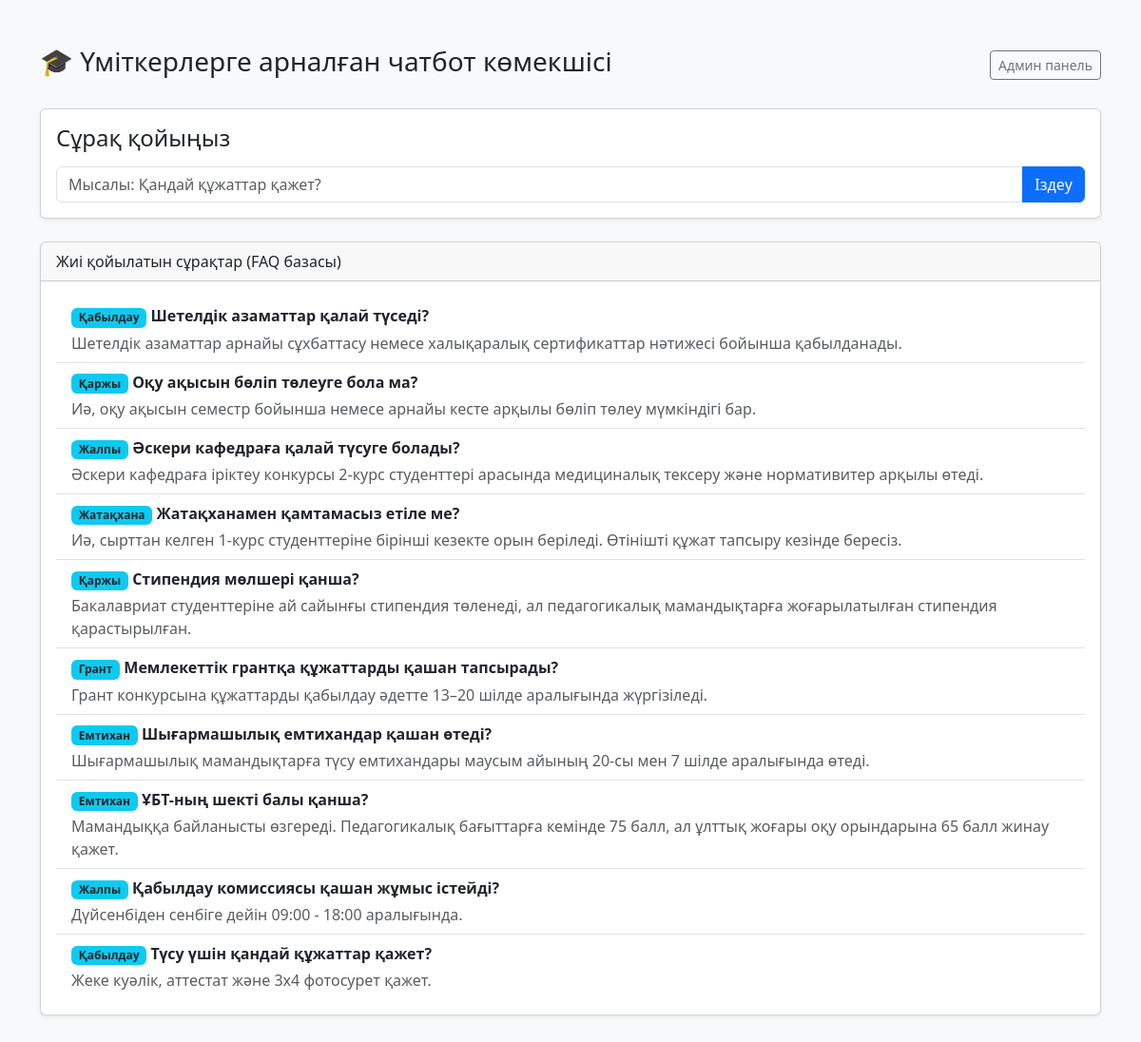
The page / on the database its author committed.
### tables this page shows
CREATE TABLE faqs (
    id INTEGER PRIMARY KEY AUTOINCREMENT,
    question TEXT NOT NULL,
    answer TEXT NOT NULL,
    category TEXT NOT NULL
);

### chatbot/web.py (the view)
    @app.get("/")
    def index():
        db = get_db()
        faqs = service.get_all_faqs(db)
        return render_template("index.html", faqs=faqs, results=None)

### chatbot/service.py (called while the page is built)
def connect(path=":memory:"):
    db = sqlite3.connect(path)
    db.row_factory = sqlite3.Row
    db.execute("PRAGMA foreign_keys = ON")
    db.executescript(SCHEMA)
    return db

def get_all_faqs(db):
    return db.execute("SELECT * FROM faqs ORDER BY id DESC").fetchall()

### templates/index.html (shortened to what this page needs)
<!doctype html>
<html lang="kk">
<head>
    <link href="https://cdn.jsdelivr.net/npm/bootstrap@5.3.0/dist/css/bootstrap.min.css" rel="stylesheet">
</head>
<body class="bg-light">
    <div class="container py-5">
        <div class="d-flex justify-content-between align-items-center mb-4">
            <h1 class="h3">🎓 Үміткерлерге арналған чатбот көмекшісі</h1>
            <a href="{{ url_for('admin_login') }}" class="btn btn-outline-secondary btn-sm">Админ панель</a>
        </div>
        <div class="card shadow-sm mb-4">
            <div class="card-body">
                <h4 class="card-title mb-3">Сұрақ қойыңыз</h4>
                <form method="post" action="{{ url_for('search') }}">
                    <div class="input-group">
                        <input type="text" name="query" class="form-control" placeholder="Мысалы: Қандай құжаттар қажет?" required>
                        <button class="btn btn-primary" type="submit">Іздеу</button>
                    </div>
                </form>
            </div>
        </div>
        <div class="card shadow-sm">
            <div class="card-header">Жиі қойылатын сұрақтар (FAQ базасы)</div>
            <div class="card-body">
                <ul class="list-group list-group-flush">
                    {% for f in faqs %}
                        <li class="list-group-item">
                            <span class="badge bg-info text-dark">{{ f.category }}</span>
                            <strong>{{ f.question }}</strong>
                            <p class="text-muted mb-0 mt-1">{{ f.answer }}</p>
                        </li>
                    {% endfor %}
                </ul>
            </div>
        </div>
    </div>
</body>
</html>

### rows shown on the page
faqs: category "Қабылдау", question "Шетелдік азаматтар қалай түседі?", answer "Шетелдік азаматтар арнайы сұхбаттасу немесе халықаралық сертификаттар нәтижесі бойынша қабылданады."
faqs: category "Қаржы", question "Оқу ақысын бөліп төлеуге бола ма?", answer "Иә, оқу ақысын семестр бойынша немесе арнайы кесте арқылы бөліп төлеу мүмкіндігі бар."
faqs: category "Жалпы", question "Әскери кафедраға қалай түсуге болады?", answer "Әскери кафедраға іріктеу конкурсы 2-курс студенттері арасында медициналық тексеру және нормативитер арқылы өтеді."
faqs: category "Жатақхана", question "Жатақханамен қамтамасыз етіле ме?", answer "Иә, сырттан келген 1-курс студенттеріне бірінші кезекте орын беріледі. Өтінішті құжат тапсыру кезінде бересіз."
faqs: category "Қаржы", question "Стипендия мөлшері қанша?", answer "Бакалавриат студенттеріне ай сайынғы стипендия төленеді, ал педагогикалық мамандықтарға жоғарылатылған стипендия қарастырылған."
faqs: category "Грант", question "Мемлекеттік грантқа құжаттарды қашан тапсырады?", answer "Грант конкурсына құжаттарды қабылдау әдетте 13–20 шілде аралығында жүргізіледі."
faqs: category "Емтихан", question "Шығармашылық емтихандар қашан өтеді?", answer "Шығармашылық мамандықтарға түсу емтихандары маусым айының 20-сы мен 7 шілде аралығында өтеді."
faqs: category "Емтихан", question "ҰБТ-ның шекті балы қанша?", answer "Мамандыққа байланысты өзгереді. Педагогикалық бағыттарға кемінде 75 балл, ал ұлттық жоғары оқу орындарына 65 балл жинау қажет."
faqs: category "Жалпы", question "Қабылдау комиссиясы қашан жұмыс істейді?", answer "Дүйсенбіден сенбіге дейін 09:00 - 18:00 аралығында."
faqs: category "Қабылдау", question "Түсу үшін қандай құжаттар қажет?", answer "Жеке куәлік, аттестат және 3x4 фотосурет қажет."
